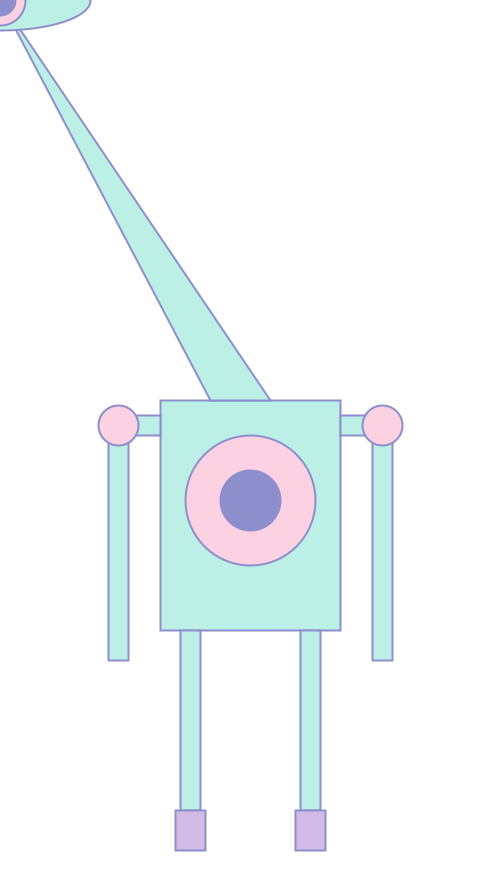
Frame 1 (no input)
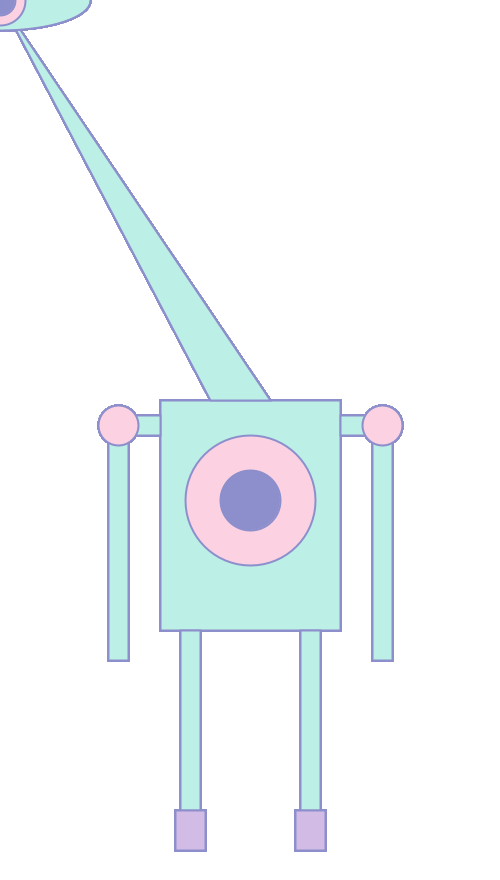
Frame 60 (the mouse pressed at the canvas centre just before this capture)
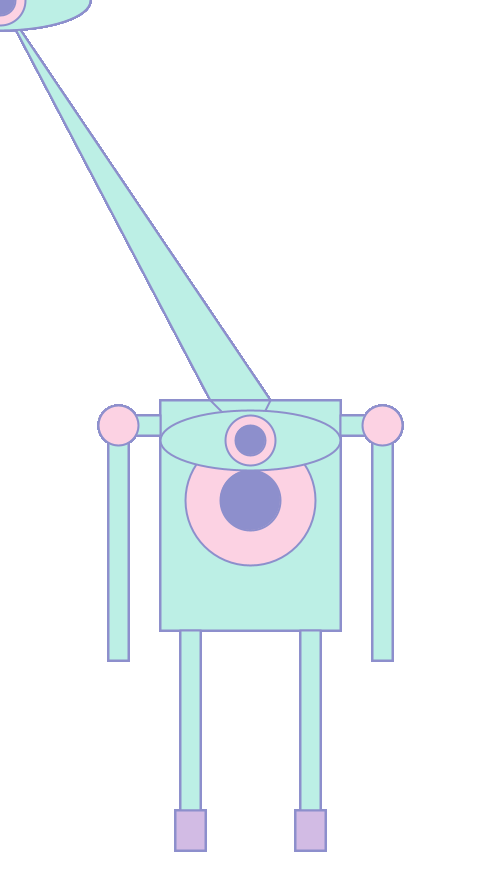
Frame 120 (the mouse held since frame 60 and released just before this capture)

The Processing sketch that drew these frames (run headless with seeded random() and noise(); from frame 60 on, the mouse is pressed at the canvas centre):

// Processing sketch: processing_54796
// ── processing_54796.pde

void setup(){
size(500, 880);
background(255);
smooth();

strokeWeight(2);

}

void draw(){
stroke(141,143,204); 

//body
fill(188,239,229);
rect(160,400,180,230);

//arms and legs
rect(130,415,30,20);
rect(340,415,30,20);

rect(108,430,20,230);
rect(372,430,20,230);

//shoulders
fill(252,210,227);
ellipse(382,425,40,40);
ellipse(118,425,40,40);

//outer stomach circle
ellipse(250,500,130,130);  

// inner circle stomach
fill(141,143,204);
ellipse(250,500,60,60); 

//legs
fill(188,239,229);
rect(180,630,20,180);
rect(300,630,20,180);


//head and neck 
triangle(mouseX,mouseY,210,400,270,400);
ellipse(mouseX,mouseY,180,60);


//eye
fill(252,210,227);
ellipse(mouseX,mouseY,50,50);
fill(141,143,204);
ellipse(mouseX,mouseY,30,30);

//feet
fill(210,187,228);
rect(175,810,30,40);
rect(295,810,30,40);
  
}
